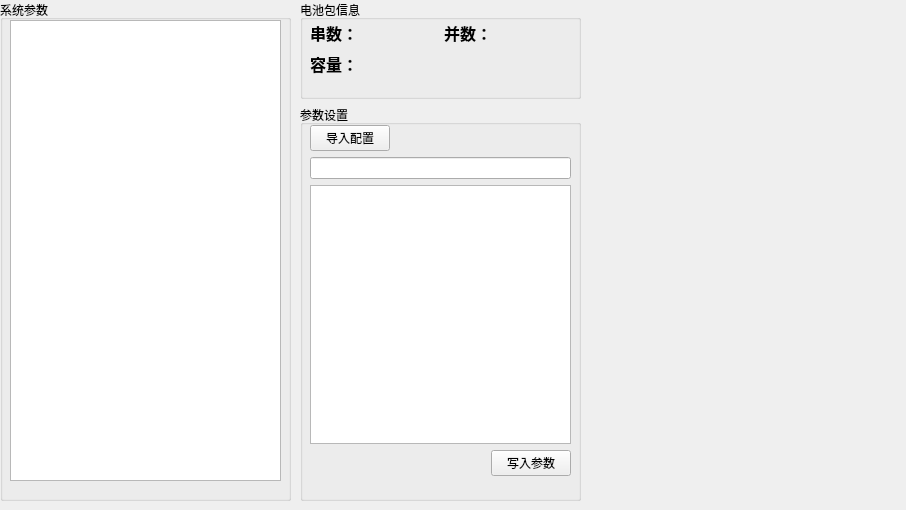
<?xml version="1.0" encoding="UTF-8"?>
<ui version="4.0">
 <class>SysPraModel</class>
 <widget class="QWidget" name="SysPraModel">
  <property name="geometry">
   <rect>
    <x>0</x>
    <y>0</y>
    <width>906</width>
    <height>510</height>
   </rect>
  </property>
  <property name="windowTitle">
   <string>Form</string>
  </property>
  <widget class="QGroupBox" name="groupBoxSysPra">
   <property name="geometry">
    <rect>
     <x>0</x>
     <y>0</y>
     <width>291</width>
     <height>501</height>
    </rect>
   </property>
   <property name="title">
    <string>系统参数</string>
   </property>
   <widget class="QTableView" name="tableViewSysPra">
    <property name="geometry">
     <rect>
      <x>10</x>
      <y>20</y>
      <width>271</width>
      <height>461</height>
     </rect>
    </property>
   </widget>
  </widget>
  <widget class="QWidget" name="layoutWidget">
   <property name="geometry">
    <rect>
     <x>300</x>
     <y>0</y>
     <width>281</width>
     <height>501</height>
    </rect>
   </property>
   <layout class="QVBoxLayout" name="verticalLayout_3" stretch="1,4">
    <item>
     <widget class="QGroupBox" name="groupBoxPackInfo">
      <property name="title">
       <string>电池包信息</string>
      </property>
      <widget class="QLabel" name="label_24">
       <property name="geometry">
        <rect>
         <x>10</x>
         <y>120</y>
         <width>54</width>
         <height>12</height>
        </rect>
       </property>
       <property name="text">
        <string/>
       </property>
      </widget>
      <widget class="QWidget" name="layoutWidget">
       <property name="geometry">
        <rect>
         <x>10</x>
         <y>20</y>
         <width>261</width>
         <height>56</height>
        </rect>
       </property>
       <layout class="QVBoxLayout" name="verticalLayout_2">
        <item>
         <layout class="QHBoxLayout" name="horizontalLayout_3">
          <item>
           <layout class="QHBoxLayout" name="horizontalLayout_8" stretch="1,2">
            <item>
             <widget class="QLabel" name="label_21">
              <property name="font">
               <font>
                <family>Agency FB</family>
                <pointsize>12</pointsize>
                <weight>75</weight>
                <bold>true</bold>
               </font>
              </property>
              <property name="text">
               <string>串数：</string>
              </property>
             </widget>
            </item>
            <item>
             <widget class="QLabel" name="labelSeriesNum">
              <property name="text">
               <string/>
              </property>
             </widget>
            </item>
           </layout>
          </item>
          <item>
           <layout class="QHBoxLayout" name="horizontalLayout_9" stretch="1,2">
            <item>
             <widget class="QLabel" name="label_22">
              <property name="font">
               <font>
                <family>Agency FB</family>
                <pointsize>12</pointsize>
                <weight>75</weight>
                <bold>true</bold>
               </font>
              </property>
              <property name="text">
               <string>并数：</string>
              </property>
             </widget>
            </item>
            <item>
             <widget class="QLabel" name="labelParallelNum">
              <property name="text">
               <string/>
              </property>
             </widget>
            </item>
           </layout>
          </item>
         </layout>
        </item>
        <item>
         <layout class="QHBoxLayout" name="horizontalLayout_4">
          <item>
           <layout class="QHBoxLayout" name="horizontalLayout_10" stretch="1,2">
            <item>
             <widget class="QLabel" name="label_23">
              <property name="font">
               <font>
                <family>Agency FB</family>
                <pointsize>12</pointsize>
                <weight>75</weight>
                <bold>true</bold>
               </font>
              </property>
              <property name="text">
               <string>容量：</string>
              </property>
             </widget>
            </item>
            <item>
             <widget class="QLabel" name="labelCapacity">
              <property name="text">
               <string/>
              </property>
             </widget>
            </item>
           </layout>
          </item>
          <item>
           <spacer name="horizontalSpacer_3">
            <property name="orientation">
             <enum>Qt::Horizontal</enum>
            </property>
            <property name="sizeHint" stdset="0">
             <size>
              <width>40</width>
              <height>20</height>
             </size>
            </property>
           </spacer>
          </item>
         </layout>
        </item>
       </layout>
      </widget>
     </widget>
    </item>
    <item>
     <widget class="QGroupBox" name="groupBox">
      <property name="title">
       <string>参数设置</string>
      </property>
      <widget class="QWidget" name="layoutWidget">
       <property name="geometry">
        <rect>
         <x>10</x>
         <y>20</y>
         <width>261</width>
         <height>351</height>
        </rect>
       </property>
       <layout class="QVBoxLayout" name="verticalLayout">
        <item>
         <layout class="QHBoxLayout" name="horizontalLayout">
          <item>
           <widget class="QPushButton" name="pushButtonImportConfig">
            <property name="text">
             <string>导入配置</string>
            </property>
           </widget>
          </item>
          <item>
           <spacer name="horizontalSpacer_2">
            <property name="orientation">
             <enum>Qt::Horizontal</enum>
            </property>
            <property name="sizeHint" stdset="0">
             <size>
              <width>40</width>
              <height>20</height>
             </size>
            </property>
           </spacer>
          </item>
         </layout>
        </item>
        <item>
         <widget class="QLineEdit" name="lineEditConfigFilePath"/>
        </item>
        <item>
         <widget class="QTextEdit" name="textEditConfig"/>
        </item>
        <item>
         <layout class="QHBoxLayout" name="horizontalLayout_2">
          <item>
           <spacer name="horizontalSpacer">
            <property name="orientation">
             <enum>Qt::Horizontal</enum>
            </property>
            <property name="sizeHint" stdset="0">
             <size>
              <width>40</width>
              <height>20</height>
             </size>
            </property>
           </spacer>
          </item>
          <item>
           <widget class="QPushButton" name="pushButtonWritePra">
            <property name="text">
             <string>写入参数</string>
            </property>
           </widget>
          </item>
         </layout>
        </item>
       </layout>
      </widget>
     </widget>
    </item>
   </layout>
  </widget>
 </widget>
 <resources/>
 <connections/>
</ui>
